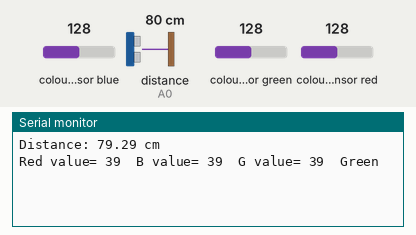
Simulated run of this sketch. Board: Arduino Uno, built with avr-gcc and run on an emulated ATmega328P. Parts: the last lines printed to the serial monitor. Wiring (inferred from the names in the program): ultrasonic range finder: trigger A1; echo A0; TCS3200 colour sensor: output pin 7; S2 pin 12; S3 pin 13; S0 pin 8; S1 pin 9. Inputs (shaded band) come from the test bench; at power-on: colour sensor blue 128, distance to the obstacle (sensor on A0) 80 cm, colour sensor green 128, colour sensor red 128. The echo pulse lasts 58.3 µs per cm.

Above: at 1.2 s.
1.3 s: colour sensor blue set to 5
2.8 s: distance to the obstacle (sensor on A0) set to 2 cm
At 4.1 s:
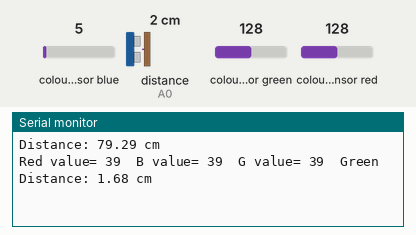
4.3 s: colour sensor green set to 5
At 4.3 s:
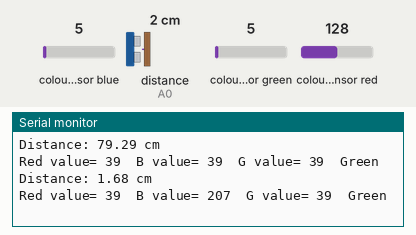
5.8 s: colour sensor red set to 5
7.3 s: distance to the obstacle (sensor on A0) set to 4 cm
At 8.2 s:
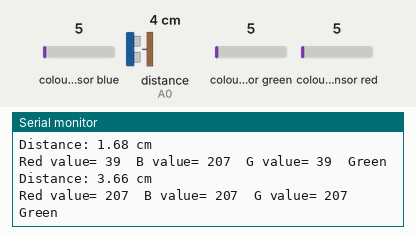

Measured:
- after the input at 2.8 s, the serial monitor: prints a new line after 0.86 s (image 1)
- after the input at 7.3 s, the serial monitor: prints a new line at once (image 3)

The sketch:

color_sensor_recognition_ino.ino
```cpp
/* This code works with GY-31 TCS3200 TCS230 color sensor module
 * It select a photodiode set and read its value (Red Set/Blue set/Green set) and displays it on the Serial monitor
 * and identify if possible the color
 * Refer to www.surtrtech.com for more details
 */

#define s0 8        //Module pins wiring
#define s1 9
#define s2 12
#define s3 13
#define out 7

#define echoPin A0 // attach pin A0 Arduino to pin Echo of HC-SR04
#define trigPin A1 //attach pin A1 Arduino to pin Trig of HC-SR04


unsigned long Red=0, Blue=0, Green=0;  //RGB values
// defines variables
double duration; // variable for the duration of sound wave travel
float distance; // variable for the distance measurement


void setup()
{
   pinMode(s0,OUTPUT);    //pin modes
   pinMode(s1,OUTPUT);
   pinMode(s2,OUTPUT);
   pinMode(s3,OUTPUT);
   pinMode(out,INPUT);
   pinMode(trigPin, OUTPUT); // Sets the trigPin as an OUTPUT
   pinMode(echoPin, INPUT); // Sets the echoPin as an INPUT

   Serial.begin(9600);   //intialize the serial monitor baud rate

   digitalWrite(s0,HIGH); //Putting S0/S1 on HIGH/HIGH levels means the output frequency scalling is at 100% (recommended)
   digitalWrite(s1,HIGH); //LOW/LOW is off HIGH/LOW is 20% and LOW/HIGH is  2%

}

void loop(){

  GetDistance();
  delay(500);
  GetColors();                                     //Execute the GetColors function to get the value of each RGB color

                                                   //Depending of the RGB values given by the sensor we can define the color and displays it on the monitor

    if (Green == 0)
      Serial.println("Error");
    else if (Green >= 600)
      Serial.println("Red");
    else if (Green <= 450)
      Serial.println("Green");
    else
      Serial.println("Retake");

  delay(3000);                                   //2s delay you can modify if you want


}


void GetDistance()
{
 // Clears the trigPin condition
  digitalWrite(trigPin, LOW);
  delayMicroseconds(2);
  digitalWrite(trigPin, HIGH);
  delayMicroseconds(10);
  digitalWrite(trigPin, LOW);

  // Reads the echoPin, returns the sound wave travel time in microseconds
  duration = pulseIn(echoPin, HIGH);
  distance = duration * 0.034 / 2; // Speed of sound wave divided by 2 (go and back)
  // Displays the distance on the Serial Monitor
  Serial.print("Distance: ");
  Serial.print(distance);
  Serial.println(" cm");
}

void noColour()
{
  digitalWrite(s2, HIGH);                                           //S2/S3 levels define which set of photodiodes we are using LOW/LOW is for RED LOW/HIGH is for Blue and HIGH/HIGH is for green
  digitalWrite(s3, LOW);
}

void GetColors()
{
  digitalWrite(s2, LOW);                                           //S2/S3 levels define which set of photodiodes we are using LOW/LOW is for RED LOW/HIGH is for Blue and HIGH/HIGH is for green
  digitalWrite(s3, LOW);
  Red = pulseIn(out, digitalRead(out) == HIGH ? LOW : HIGH);       //here we wait until "out" go LOW, we start measuring the duration and stops when "out" is HIGH again, if you have trouble with this expression check the bottom of the code
  Serial.print("Red value= ");
  Serial.print(Red);          //it's a time duration measured, which is related to frequency as the sensor gives a frequency depending on the color
  Serial.print("\t");          //The higher the frequency the lower the duration
  delay(50);

  digitalWrite(s2,LOW);
  digitalWrite(s3, HIGH);                                         //Here we select the other color (set of photodiodes) and measure the other colors value using the same techinque
  Blue = pulseIn(out, digitalRead(out) == HIGH ? LOW : HIGH);
  Serial.print("B value= ");
  Serial.print(Blue);          //it's a time duration measured, which is related to frequency as the sensor gives a frequency depending on the color
  Serial.print("\t");          //The higher the frequency the lower the duration
  delay(50);


  digitalWrite(s2, HIGH);
  digitalWrite(s3, HIGH);
  Green = pulseIn(out, digitalRead(out) == HIGH ? LOW : HIGH);
  Serial.print("G value= ");
  Serial.print(Green);          //it's a time duration measured, which is related to frequency as the sensor gives a frequency depending on the color
  Serial.print("\t");          //The higher the frequency the lower the duration
  delay(50);
}
```
